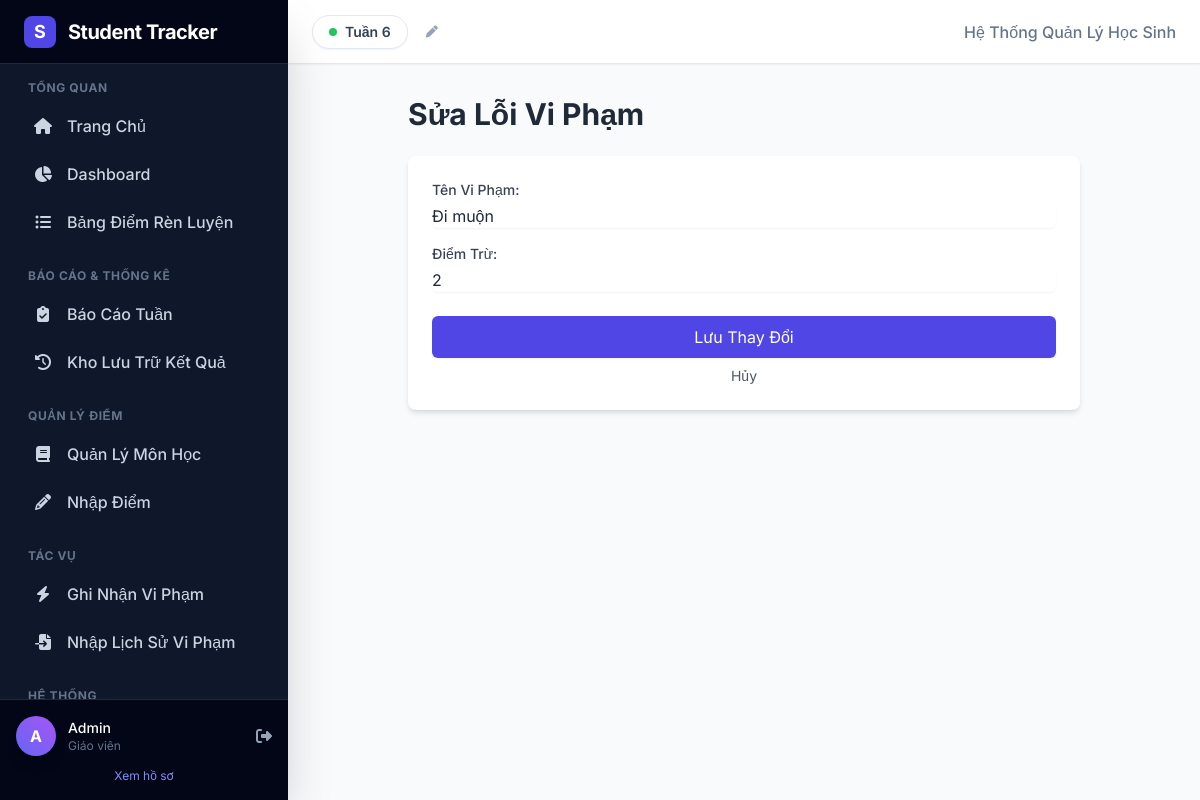
The page /edit_rule/1 (signed in) on the database its author committed.
### models.py (models this page shows)
class Teacher(UserMixin, db.Model):
    id = db.Column(db.Integer, primary_key=True)
    username = db.Column(db.String(50), unique=True, nullable=False)
    password = db.Column(db.String(100), nullable=False)
    full_name = db.Column(db.String(100), nullable=False)
    school_name = db.Column(db.String(150), default="THPT Chuyên Nguyễn Tất Thành")
    main_class = db.Column(db.String(20), default="12 Tin")
    dob = db.Column(db.String(20))

class ViolationType(db.Model):
    id = db.Column(db.Integer, primary_key=True)
    name = db.Column(db.String(200), unique=True, nullable=False)
    points_deducted = db.Column(db.Integer, nullable=False)

### app.py (the view)
@app.route("/edit_rule/<int:rule_id>", methods=["GET", "POST"])
@login_required
def edit_rule(rule_id):
    r = db.session.get(ViolationType, rule_id)
    if request.method == "POST":
        r.name = request.form["rule_name"]
        r.points_deducted = int(request.form["points"])
        db.session.commit()
        flash("Đã sửa lỗi vi phạm", "success")
        return redirect(url_for("manage_rules"))
    return render_template("edit_rule.html", rule=r)

### app.py (called while the page is built)
@login_manager.user_loader
def load_user(user_id):
    return db.session.get(Teacher, int(user_id))

@app.context_processor
def inject_global_data():
    try:
        week_cfg = SystemConfig.query.filter_by(key="current_week").first()
        current_week = int(week_cfg.value) if week_cfg else 1
        classes = [c.name for c in ClassRoom.query.order_by(ClassRoom.name).all()]
    except:
        current_week = 1
        classes = []
    return dict(current_week_number=current_week, all_classes=classes)

### templates/edit_rule.html (shortened to what this page needs)
{% extends "base.html" %}
{% block content %}
<div class="max-w-2xl mx-auto">
    <h1 class="text-3xl font-bold text-gray-800 mb-6">Sửa Lỗi Vi Phạm</h1>
    <div class="bg-white p-6 rounded-lg shadow-md">
        <form method="POST" action="{{ url_for('edit_rule', rule_id=rule.id) }}" class="space-y-4">
            <div>
                <label for="rule_name" class="block text-sm font-medium text-gray-700">Tên Vi Phạm:</label>
                <input type="text" name="rule_name" id="rule_name" value="{{ rule.name }}" required
                       class="mt-1 block w-full rounded-md border-gray-300 shadow-sm focus:border-indigo-500 focus:ring-indigo-500">
            </div>
            <div>
                <label for="points" class="block text-sm font-medium text-gray-700">Điểm Trừ:</label>
                <input type="number" name="points" id="points" value="{{ rule.points_deducted }}" required
                       class="mt-1 block w-full rounded-md border-gray-300 shadow-sm focus:border-indigo-500 focus:ring-indigo-500">
            </div>
            <div class="pt-2">
                <button type="submit"
                        class="w-full justify-center py-2 px-4 border border-transparent rounded-md shadow-sm text-white bg-indigo-600 hover:bg-indigo-700">
                    Lưu Thay Đổi
                </button>
                <a href="{{ url_for('manage_rules') }}" class="mt-2 block text-center text-sm text-gray-600 hover:text-gray-900">
                    Hủy
                </a>
            </div>
        </form>
    </div>
</div>
{% endblock %}

### templates/base.html (shortened to what this page needs)
<!DOCTYPE html>
<html lang="vi" class="h-full bg-slate-50">
<head>
    <script src="https://cdn.tailwindcss.com"></script>
    <link rel="stylesheet" href="https://cdnjs.cloudflare.com/ajax/libs/font-awesome/6.4.0/css/all.min.css">
</head>
<body class="h-full flex overflow-hidden bg-slate-50 text-slate-800">
    <aside id="sidebar"
        class="fixed inset-y-0 left-0 w-72 bg-slate-900 text-slate-300 transform -translate-x-full transition-transform duration-300 lg:translate-x-0 lg:static z-50 flex flex-col shadow-2xl">
        <div class="h-16 flex items-center px-6 bg-slate-950 border-b border-slate-800">
            <div class="flex items-center gap-3">
                <div
                    class="w-8 h-8 rounded-lg bg-indigo-600 flex items-center justify-center text-white font-bold text-lg">
                    S</div>
                <span class="text-xl font-bold text-white tracking-tight">Student Tracker</span>
            </div>
        </div>
        <nav class="flex-1 p-4 space-y-6 overflow-y-auto">
            <div>
                <p class="px-3 text-xs font-bold text-slate-500 uppercase tracking-wider mb-2">Tổng Quan</p>
                <div class="space-y-1">
                    <a href="{{ url_for('welcome') }}"
                        class="sidebar-link flex items-center px-3 py-2.5 rounded-r-md group {% if request.endpoint == 'welcome' %}active text-white bg-slate-800 border-indigo-500{% endif %}">
                        <i
                            class="fas fa-home mr-3 group-hover:text-indigo-400 {% if request.endpoint == 'welcome' %}text-indigo-400{% endif %}"></i>
                        <span class="font-medium">Trang Chủ</span>
                    </a>
                    <a href="{{ url_for('dashboard') }}"
                        class="sidebar-link flex items-center px-3 py-2.5 rounded-r-md group {% if request.endpoint == 'dashboard' %}active text-white bg-slate-800 border-indigo-500{% endif %}">
                        <i
                            class="fas fa-chart-pie mr-3 group-hover:text-indigo-400 {% if request.endpoint == 'dashboard' %}text-indigo-400{% endif %}"></i>
                        <span class="font-medium">Dashboard</span>
                    </a>
                    <a href="{{ url_for('index') }}"
                        class="sidebar-link flex items-center px-3 py-2.5 rounded-r-md group {% if request.endpoint == 'index' %}active text-white bg-slate-800 border-indigo-500{% endif %}">
                        <i
                            class="fas fa-list-ul mr-3 group-hover:text-indigo-400 {% if request.endpoint == 'index' %}text-indigo-400{% endif %}"></i>
                        <span class="font-medium">Bảng Điểm Rèn Luyện</span>
                    </a>
                </div>
            </div>
            <div>
                <p class="px-3 text-xs font-bold text-slate-500 uppercase tracking-wider mb-2">Báo Cáo & Thống Kê</p>
                <div class="space-y-1">
                    <a href="{{ url_for('weekly_report') }}"
                        class="sidebar-link flex items-center px-3 py-2.5 rounded-r-md group {% if request.endpoint == 'weekly_report' %}active text-white bg-slate-800 border-indigo-500{% endif %}">
                        <i
                            class="fas fa-clipboard-check mr-3 group-hover:text-indigo-400 {% if request.endpoint == 'weekly_report' %}text-indigo-400{% endif %}"></i>
                        <span class="font-medium">Báo Cáo Tuần</span>
                    </a>
                    <a href="{{ url_for('history') }}"
                        class="sidebar-link flex items-center px-3 py-2.5 rounded-r-md group {% if request.endpoint == 'history' %}active text-white bg-slate-800 border-indigo-500{% endif %}">
                        <i
                            class="fas fa-history mr-3 group-hover:text-indigo-400 {% if request.endpoint == 'history' %}text-indigo-400{% endif %}"></i>
                        <span class="font-medium">Kho Lưu Trữ Kết Quả</span>
                    </a>
                </div>
            </div>
            <div>
                <p class="px-3 text-xs font-bold text-slate-500 uppercase tracking-wider mb-2">Quản Lý Điểm</p>
                <div class="space-y-1">
                    <a href="{{ url_for('manage_subjects') }}"
                        class="sidebar-link flex items-center px-3 py-2.5 rounded-r-md group {% if request.endpoint == 'manage_subjects' or request.endpoint == 'edit_subject' %}active text-white bg-slate-800 border-indigo-500{% endif %}">
                        <i
                            class="fas fa-book mr-3 group-hover:text-indigo-400 {% if request.endpoint == 'manage_subjects' or request.endpoint == 'edit_subject' %}text-indigo-400{% endif %}"></i>
                        <span class="font-medium">Quản Lý Môn Học</span>
                    </a>
                    <a href="{{ url_for('manage_grades') }}"
                        class="sidebar-link flex items-center px-3 py-2.5 rounded-r-md group ">
                        <i
                            class="fas fa-pencil-alt mr-3 group-hover:text-indigo-400 "></i>
                        <span class="font-medium">Nhập Điểm</span>
                    </a>
                </div>
            </div>
            <div>
                <p class="px-3 text-xs font-bold text-slate-500 uppercase tracking-wider mb-2">Tác Vụ</p>
                <div class="space-y-1">
                    <a href="{{ url_for('add_violation') }}"
                        class="sidebar-link flex items-center px-3 py-2.5 rounded-r-md group {% if request.endpoint == 'add_violation' %}active text-white bg-slate-800 border-indigo-500{% endif %}">
                        <i
                            class="fas fa-bolt mr-3 group-hover:text-indigo-400 {% if request.endpoint == 'add_violation' %}text-indigo-400{% endif %}"></i>
                        <span class="font-medium">Ghi Nhận Vi Phạm</span>
                    </a>
                    <a href="{{ url_for('bulk_import_violations') }}"
                        class="sidebar-link flex items-center px-3 py-2.5 rounded-r-md group {% if request.endpoint == 'bulk_import_violations' %}active text-white bg-slate-800 border-indigo-500{% endif %}">
                        <i
                            class="fas fa-file-import mr-3 group-hover:text-indigo-400 {% if request.endpoint == 'bulk_import_violations' %}text-indigo-400{% endif %}"></i>
                        <span class="font-medium">Nhập Lịch Sử Vi Phạm</span>
                    </a>
                </div>
            </div>
            <div>
                <p class="px-3 text-xs font-bold text-slate-500 uppercase tracking-wider mb-2">Hệ Thống</p>
            </div>
        </nav>
        {% if current_user.is_authenticated %}
        <div class="p-4 bg-slate-950 border-t border-slate-800">
            <div class="flex items-center gap-3">
                <div
                    class="h-10 w-10 rounded-full bg-gradient-to-tr from-indigo-500 to-purple-500 flex items-center justify-center text-white font-bold shadow-lg">
                    {{ current_user.full_name[0] | upper }}
                </div>
                <div class="flex-1 min-w-0">
                    <p class="text-sm font-medium text-white truncate">{{ current_user.full_name }}</p>
                    <p class="text-xs text-slate-500 truncate">Giáo viên</p>
                </div>
                <a href="{{ url_for('logout') }}" class="text-slate-400 hover:text-red-400 transition-colors"
                    title="Đăng xuất">
                    <i class="fas fa-sign-out-alt"></i>
                </a>
            </div>
            <a href="{{ url_for('profile') }}"
                class="block mt-3 text-center text-xs text-indigo-400 hover:text-indigo-300 hover:underline">Xem hồ
                sơ</a>
        </div>
        {% endif %}
    </aside>
    <div class="flex-1 flex flex-col min-w-0 overflow-hidden relative">
        <header
            class="glass-effect sticky top-0 z-30 border-b border-slate-200 h-16 flex items-center justify-between px-4 sm:px-6 shadow-sm">
            <div class="flex items-center gap-4">
                <div class="flex items-center gap-2">
                    <div onclick="showTimeModal()"
                        class="cursor-pointer group flex items-center gap-2 px-4 py-1.5 bg-white border border-slate-200 rounded-full shadow-sm hover:shadow-md hover:border-indigo-300 transition-all">
                        <div class="w-2 h-2 bg-green-500 rounded-full animate-pulse"></div>
                        <span class="text-sm font-semibold text-slate-700 group-hover:text-indigo-600">Tuần {{
                            current_week_number }}</span>
                    </div>
                    <button onclick="openEditWeekModal()"
                        class="w-8 h-8 flex items-center justify-center rounded-full text-slate-400 hover:bg-slate-100 hover:text-indigo-600 transition">
                        <i class="fas fa-pen text-xs"></i>
                    </button>
                </div>
            </div>
            <div class="hidden md:block font-medium text-slate-500">
                Hệ Thống Quản Lý Học Sinh
            </div>
        </header>
        <main class="flex-1 overflow-y-auto bg-slate-50 p-4 sm:p-8 scroll-smooth">
            <div class="fade-in max-w-7xl mx-auto">
                {% block content %}{% endblock %}
            </div>
        </main>
    </div>
</body>
</html>

### templates/base.html (style rules this page uses)
body { font-family: 'Inter', sans-serif; }
.glass-effect { background: rgba(255, 255, 255, 0.95); backdrop-filter: blur(10px); }
.fade-in { animation: fadeIn 0.4s ease-in-out; }
.sidebar-link { transition: all 0.2s; border-left: 3px solid transparent; }
.sidebar-link i { width: 24px; text-align: center; }

### rows shown on the page
Teacher: full_name "A", full_name "Admin"
ViolationType: rule_name "Đi muộn", points "2"

### other values the page prints
{{ current_week_number }} "6"
